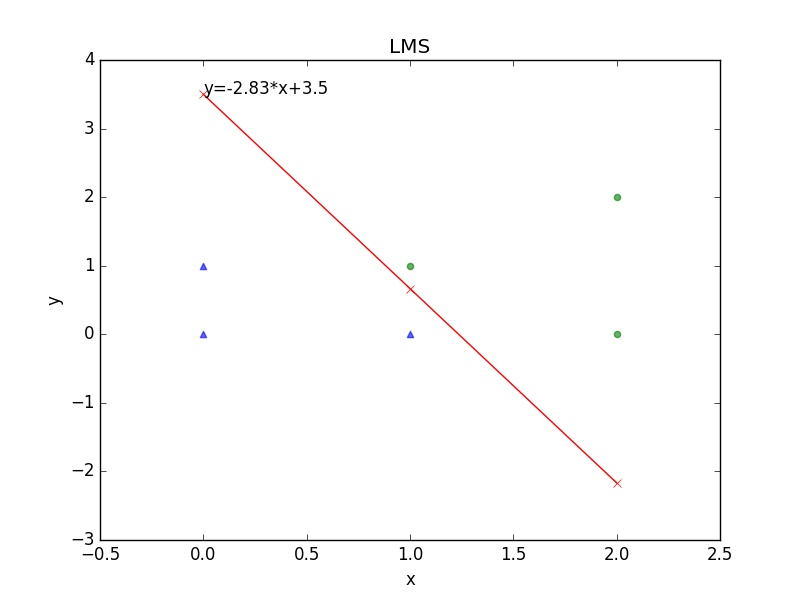

Reproduce this figure in Python.
#encoding=utf-8

import numpy as np
from numpy import *
from matplotlib import pyplot  as plt
class LMS(object):
	"""docstring for LMS"""
	def __init__(self):
		super(LMS, self).__init__()
		self.label = {}
		self.datadic = {}
		self.loaddata('LMS.csv')
		self.algorithm()

	def loaddata(self, fname):
		self.matrix =  np.loadtxt(fname, delimiter=",")
		self.data =  np.loadtxt('demo.csv', delimiter=",")
		label = open('demoLabel.csv')
		count = 0
		for item in label:
			self.label[count] = item[0:-1]
			self.datadic[count] = self.data[count]
			count += 1
		pass
		

	def algorithm(self):
		data = mat(self.matrix)
		temp1 = (data.T)*data
		temp2 = temp1.I
		Y= temp2*self.matrix.T
		b = mat([1,1,1,1,1,1])
		A = (Y*b.T).T
		self.A = A.getA()


	def plot_result(self):
		fig = plt.figure()
		ax1 = fig.add_subplot(111)
		ax1.set_title("LMS")
		plt.xlabel('x')
		plt.ylabel('y')
		print self.data
		color = ['r','b']
		label = ['label1', 'label2']
		marker = ['x', 'o']
		count = 0
		for index in self.data:
			if self.label[count] == '1':
				label = 'o'
				pcolor = 'g'
			else:
				label = '^'
				pcolor = 'b'
			plt.scatter(index[0], index[1], marker=label,color=pcolor,alpha=0.6)
			count += 1


		x = range(0,3)
		numx = np.array(x)
		y = (-(self.A[0][1])/(self.A[0][2]))*numx + (-self.A[0][0])/self.A[0][2]
		k_value = round((-(self.A[0][1])/(self.A[0][2])), 2)
		k =  str(k_value)
		b =  str((-self.A[0][0])/self.A[0][2])
		ax1.annotate('y={0}*x+{1}'.format(k, b), (x[0], y[0]))
		plt.plot(x,y,marker='x',color='r')
		plt.savefig('LMS.jpg')
		plt.show()
L = LMS()
L.plot_result()